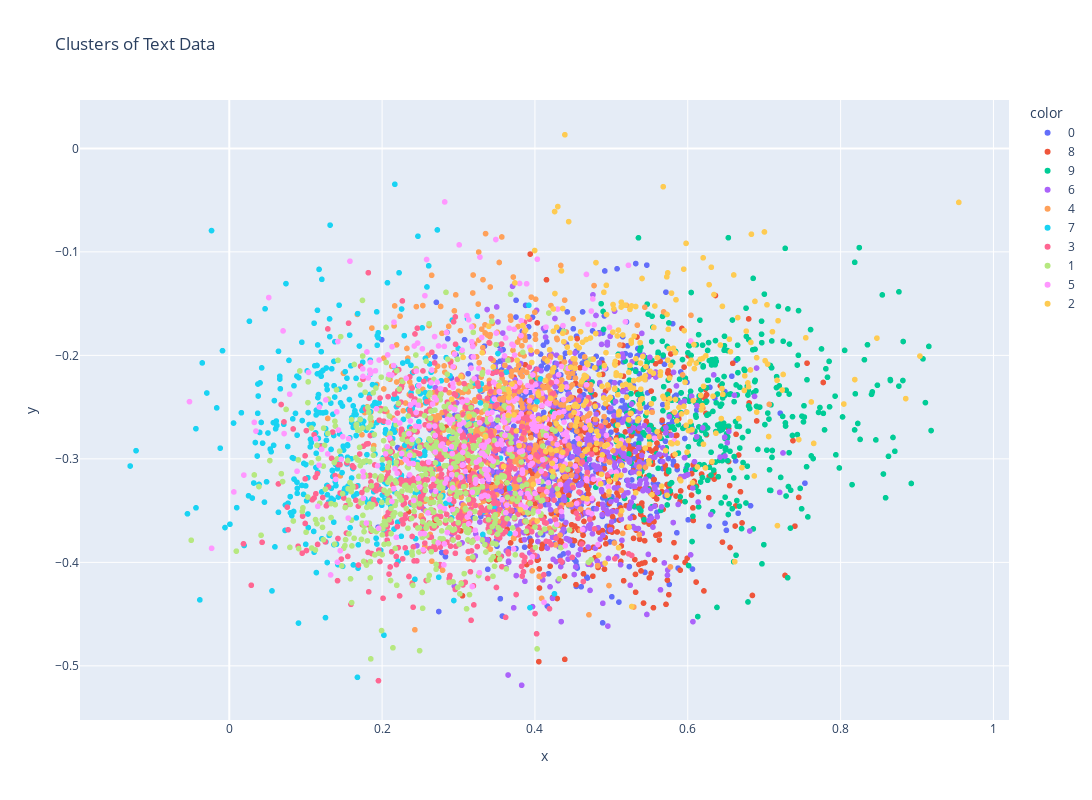

Write notebook code for a chart like this one.
### Code cell
import plotly.express as px

fig = px.scatter(binformatics_df, x=X[:,0], y=X[:,1], color=labels.astype(str),
                 hover_data=['preprint_title'],
                 height= 800, width=1200,
                title = "Clusters of Text Data")

fig.show()

### Figure 1 — Plotly figure (JSON) as saved in the notebook; plotly's stock layout.template omitted (floating-point values rounded to 4 significant figures; data arrays with more than 128 entries replaced by an {"elided": "..."} marker saying what was removed)
{"data": [{"customdata": {"elided": "638x1 str values"}, "hovertemplate": "color=0<br>x=%{x}<br>y=%{y}<br>preprint_title=%{customdata[0]}<extra></extra>", "legendgroup": "0", "marker": {"color": "#636efa", "symbol": "circle"}, "mode": "markers", "name": "0", "showlegend": true, "type": "scattergl", "x": {"elided": "638 float values"}, "xaxis": "x", "y": {"elided": "638 float values"}, "yaxis": "y"}, {"customdata": {"elided": "502x1 str values"}, "hovertemplate": "color=8<br>x=%{x}<br>y=%{y}<br>preprint_title=%{customdata[0]}<extra></extra>", "legendgroup": "8", "marker": {"color": "#EF553B", "symbol": "circle"}, "mode": "markers", "name": "8", "showlegend": true, "type": "scattergl", "x": {"elided": "502 float values"}, "xaxis": "x", "y": {"elided": "502 float values"}, "yaxis": "y"}, {"customdata": {"elided": "414x1 str values"}, "hovertemplate": "color=9<br>x=%{x}<br>y=%{y}<br>preprint_title=%{customdata[0]}<extra></extra>", "legendgroup": "9", "marker": {"color": "#00cc96", "symbol": "circle"}, "mode": "markers", "name": "9", "showlegend": true, "type": "scattergl", "x": {"elided": "414 float values"}, "xaxis": "x", "y": {"elided": "414 float values"}, "yaxis": "y"}, {"customdata": {"elided": "651x1 str values"}, "hovertemplate": "color=6<br>x=%{x}<br>y=%{y}<br>preprint_title=%{customdata[0]}<extra></extra>", "legendgroup": "6", "marker": {"color": "#ab63fa", "symbol": "circle"}, "mode": "markers", "name": "6", "showlegend": true, "type": "scattergl", "x": {"elided": "651 float values"}, "xaxis": "x", "y": {"elided": "651 float values"}, "yaxis": "y"}, {"customdata": {"elided": "643x1 str values"}, "hovertemplate": "color=4<br>x=%{x}<br>y=%{y}<br>preprint_title=%{customdata[0]}<extra></extra>", "legendgroup": "4", "marker": {"color": "#FFA15A", "symbol": "circle"}, "mode": "markers", "name": "4", "showlegend": true, "type": "scattergl", "x": {"elided": "643 float values"}, "xaxis": "x", "y": {"elided": "643 float values"}, "yaxis": "y"}, {"customdata": {"elided": "433x1 str values"}, "hovertemplate": "color=7<br>x=%{x}<br>y=%{y}<br>preprint_title=%{customdata[0]}<extra></extra>", "legendgroup": "7", "marker": {"color": "#19d3f3", "symbol": "circle"}, "mode": "markers", "name": "7", "showlegend": true, "type": "scattergl", "x": {"elided": "433 float values"}, "xaxis": "x", "y": {"elided": "433 float values"}, "yaxis": "y"}, {"customdata": {"elided": "750x1 str values"}, "hovertemplate": "color=3<br>x=%{x}<br>y=%{y}<br>preprint_title=%{customdata[0]}<extra></extra>", "legendgroup": "3", "marker": {"color": "#FF6692", "symbol": "circle"}, "mode": "markers", "name": "3", "showlegend": true, "type": "scattergl", "x": {"elided": "750 float values"}, "xaxis": "x", "y": {"elided": "750 float values"}, "yaxis": "y"}, {"customdata": {"elided": "593x1 str values"}, "hovertemplate": "color=1<br>x=%{x}<br>y=%{y}<br>preprint_title=%{customdata[0]}<extra></extra>", "legendgroup": "1", "marker": {"color": "#B6E880", "symbol": "circle"}, "mode": "markers", "name": "1", "showlegend": true, "type": "scattergl", "x": {"elided": "593 float values"}, "xaxis": "x", "y": {"elided": "593 float values"}, "yaxis": "y"}, {"customdata": {"elided": "372x1 str values"}, "hovertemplate": "color=5<br>x=%{x}<br>y=%{y}<br>preprint_title=%{customdata[0]}<extra></extra>", "legendgroup": "5", "marker": {"color": "#FF97FF", "symbol": "circle"}, "mode": "markers", "name": "5", "showlegend": true, "type": "scattergl", "x": {"elided": "372 float values"}, "xaxis": "x", "y": {"elided": "372 float values"}, "yaxis": "y"}, {"customdata": {"elided": "331x1 str values"}, "hovertemplate": "color=2<br>x=%{x}<br>y=%{y}<br>preprint_title=%{customdata[0]}<extra></extra>", "legendgroup": "2", "marker": {"color": "#FECB52", "symbol": "circle"}, "mode": "markers", "name": "2", "showlegend": true, "type": "scattergl", "x": {"elided": "331 float values"}, "xaxis": "x", "y": {"elided": "331 float values"}, "yaxis": "y"}], "layout": {"height": 800, "legend": {"title": {"text": "color"}, "tracegroupgap": 0}, "title": {"text": "Clusters of Text Data"}, "width": 1200, "xaxis": {"anchor": "y", "domain": [0, 1], "title": {"text": "x"}}, "yaxis": {"anchor": "x", "domain": [0, 1], "title": {"text": "y"}}}}
